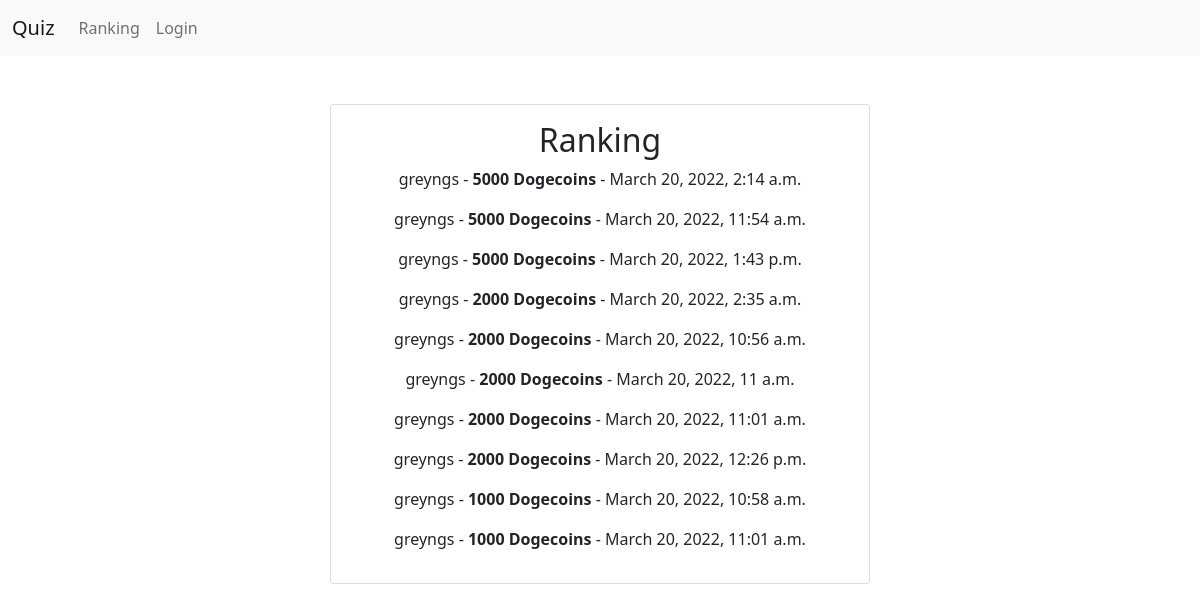
/ranking/, run on an earlier commit of the app's database.
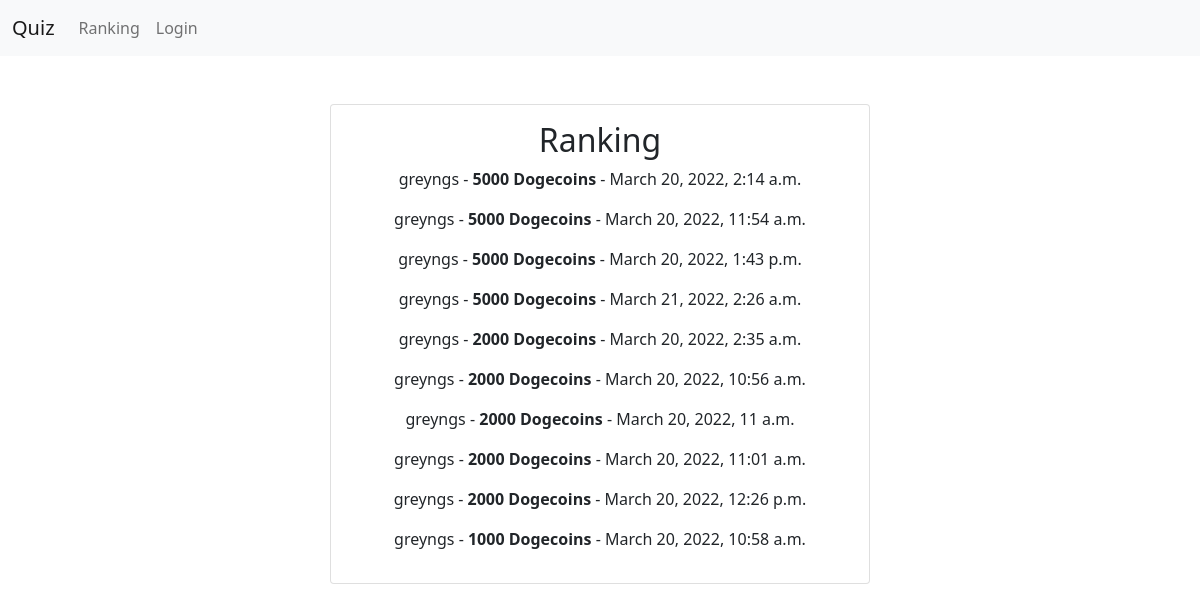
And on a later commit of the database.
### API/models.py (models this page shows)
class History(models.Model):
    user = models.ForeignKey(settings.AUTH_USER_MODEL, on_delete=models.CASCADE)
    score = models.IntegerField()
    date = models.DateTimeField(default=datetime.now)

### social/views.py (the view)
# urls.py: path('ranking/', ranking, name='ranking_process'),
def ranking(request):
    records = list(History.objects.all().order_by('-score'))
    context = {'title' : "Ranking", "records" : records[:10]}
    return render(request, 'ranking.html', context)

### social/templates/ranking.html (shortened to what this page needs)
{% extends "base.html" %}
{% block content %}
    <div class="card">
        <div class="card-body">
            <h2 class="card-title">Ranking</h2>
            {% for record in records %}
                <p>{{record.user.username}} - <strong>{{record.score}} Dogecoins</strong> - {{record.date}}</p>
            {% endfor %}
        </div>
    </div>
{% endblock content %}

What changed in the data, as far as the page shows it:
no longer on this page (row unchanged): History: user.username "greyngs", score "1000", date "March 20, 2022, 11:01 a.m."
added History: user.username "greyngs", score "5000", date "March 21, 2022, 2:26 a.m."
